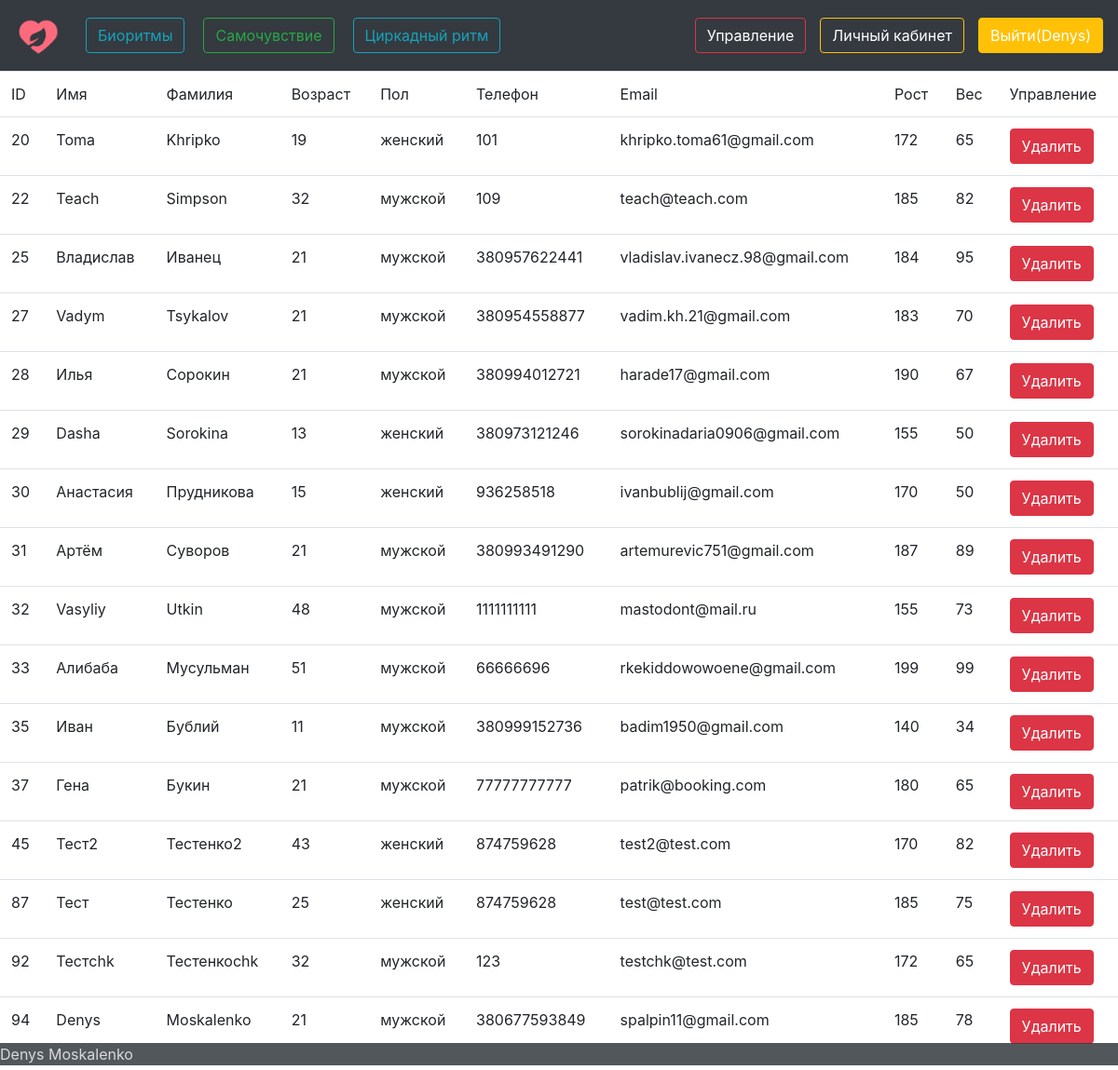
Before: /reduct/ (signed in) with the older database file.
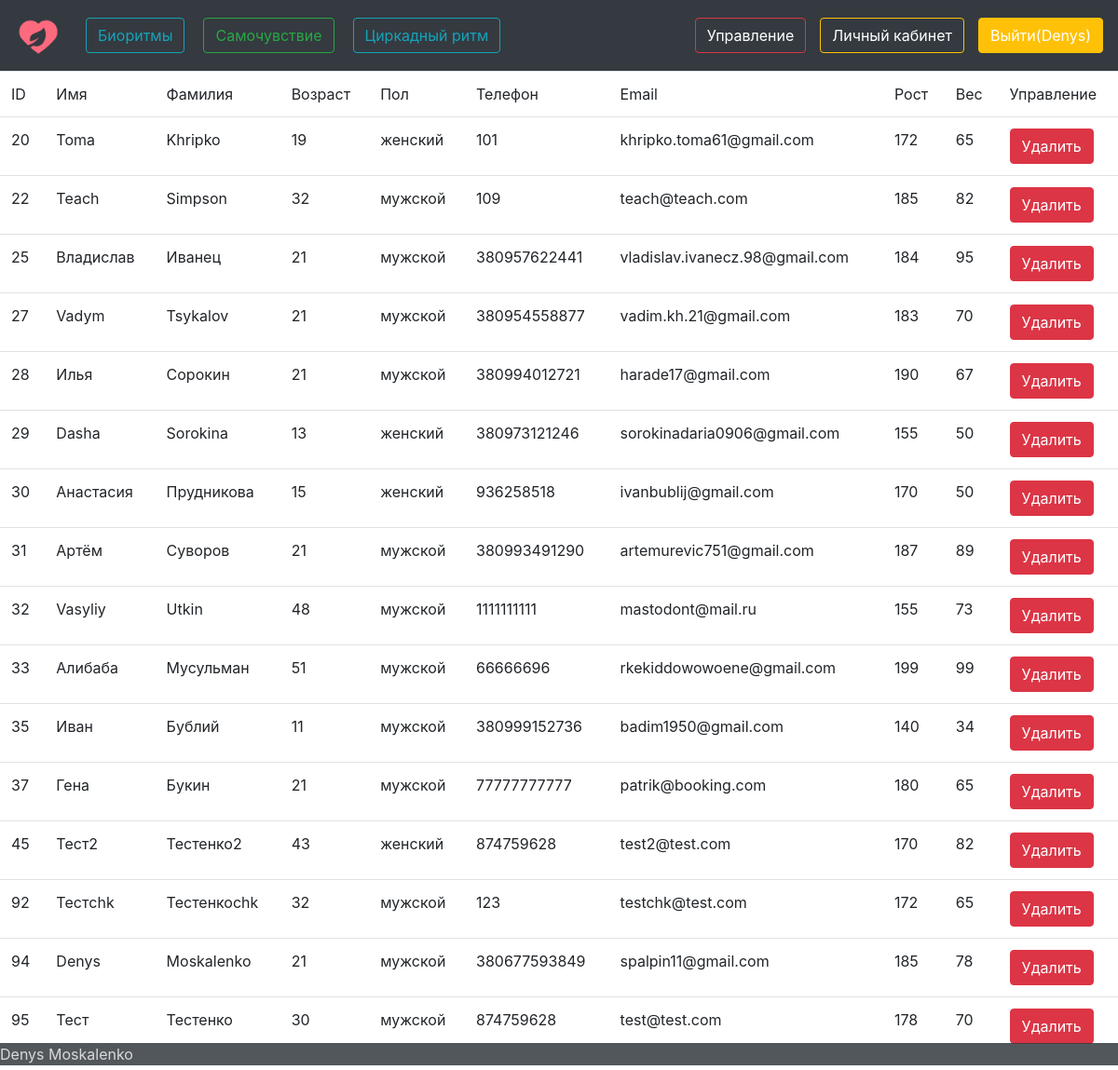
After: the same page with the newer database file.
### afront/models.py (models this page shows, shortened)
class Human(models.Model):
    name = models.CharField(max_length=50, verbose_name='Имя')
    surname = models.CharField(max_length=50, verbose_name='Фамилия')
    email = models.EmailField(max_length=50)
    phone = models.PositiveSmallIntegerField()
    age = models.PositiveSmallIntegerField()
    genders = (
        ('мужской', 'мужской'),
        ('женский', 'женский'),
    )
    gender = models.CharField(max_length=10, choices=genders)
    height = models.PositiveSmallIntegerField()
    weight = models.PositiveSmallIntegerField()
    hronoType = models.CharField(max_length=30)

### afront/views.py (the view, shortened to what this page needs)
# urls.py: re_path('reduct/',views.Reduct.as_view()),
class Reduct(TemplateView):
    template_name = 'reduct.html'
    def get(self, request):
        if request.user.is_authenticated:
            all_users = Human.objects.all()
            ctx = {'all_users': all_users}
            return render(request, self.template_name, ctx)
        else:
            return render(request, self.template_name, {})

### afront/templates/reduct.html (shortened to what this page needs)
{% extends 'main.html' %}
{% block content %}
{% if user.is_authenticated and user.is_superuser%}
<table class="table table-hover">
 <thead class="thead-dark">
    <tr>
        <td>ID</td>
        <td>Имя</td>
        <td>Фамилия</td>
        <td>Возраст</td>
        <td>Пол</td>
        <td>Телефон</td>
        <td>Email</td>
        <td>Рост</td>
        <td>Вес</td>
        <td>Управление</td>
    </tr>
  </thead>
  <tbody>
    <tr>
        {% for human in all_users%}
        <td>{{human.id}}</td>
        <td>{{human.name}}</td>
        <td>{{human.surname}}</td>
        <td>{{human.age}}</td>
        <td>{{human.gender}}</td>
        <td>{{human.phone}}</td>
        <td>{{human.email}}</td>
        <td>{{human.height}}</td>
        <td>{{human.weight}}</td>
        <td ><form action="/reduct/" method="post"> {%csrf_token%} <button class="btn btn-danger" type="submit" name="delete" value="{{human.id}}">Удалить</button> </form>
        </td>
    </tr>
    {%endfor%}
  </tbody>
</table>
{%else%}
<h1> Вы не суперпользователь</h1>
{%endif%}
{% endblock %}

Changed rows visible on the page:
removed Human: id "87", name "Тест", surname "Тестенко", age "25", gender "женский", phone "874759628", email "test@test.com", height "185", weight "75"
added Human: id "95", name "Тест", surname "Тестенко", age "30", gender "мужской", phone "874759628", email "test@test.com", height "178", weight "70"
